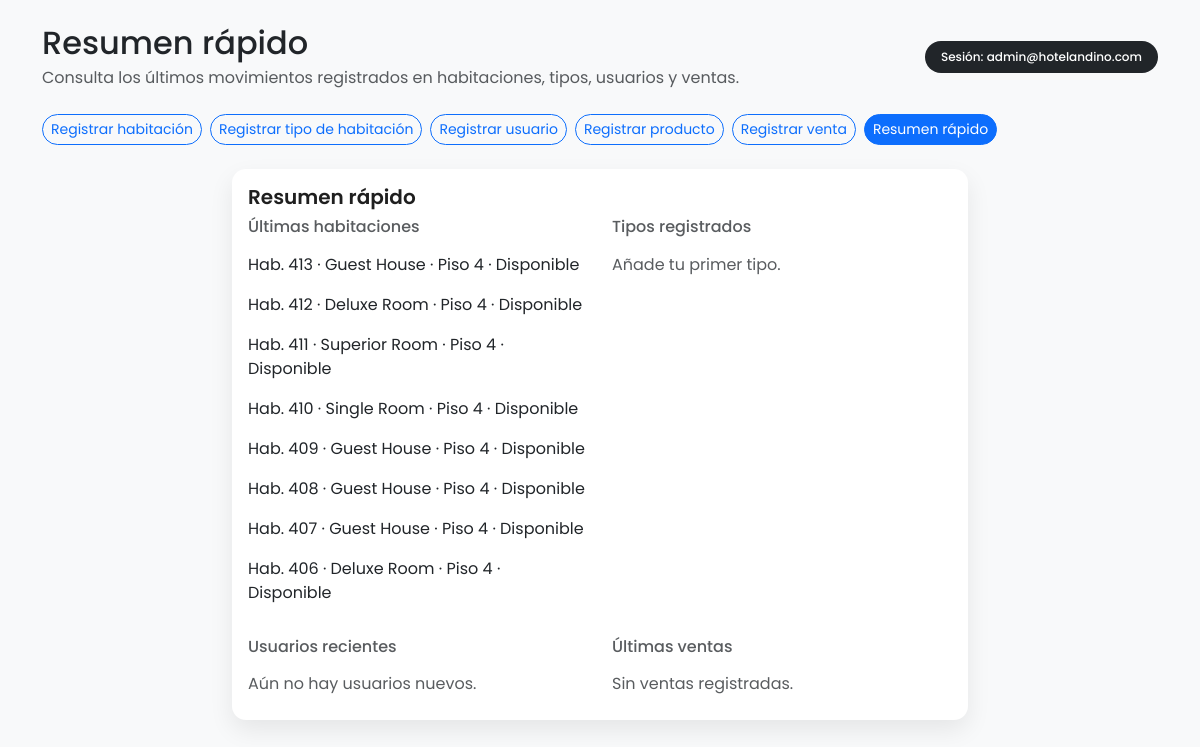
The page /admin/records.php (signed in) on the database as committed earlier.
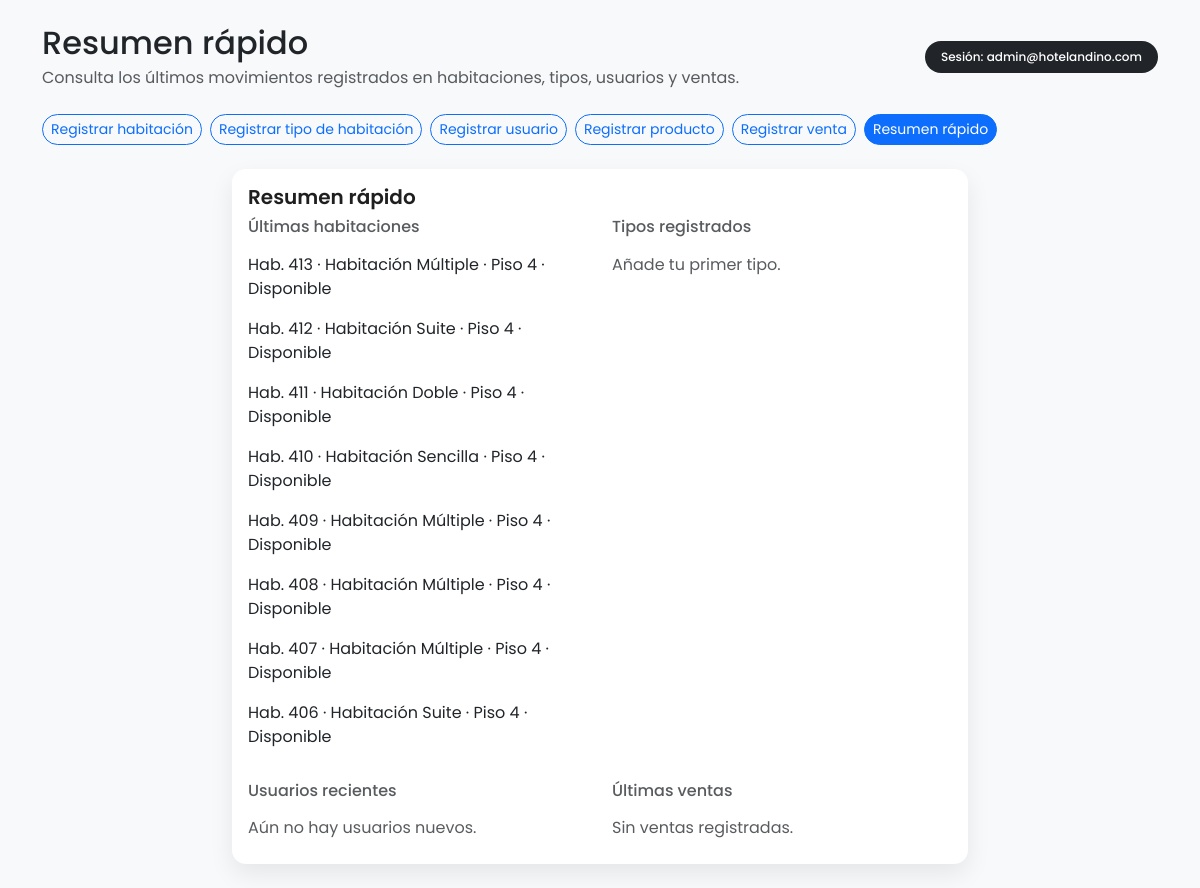
The same page on the database as committed later.
### tables this page shows
CREATE TABLE `room` (
  `id` INT NOT NULL AUTO_INCREMENT,
  `floor` TINYINT NOT NULL,                  
  `room_number` VARCHAR(10) NOT NULL,        
  `type` VARCHAR(50) NOT NULL,
  `bedding` VARCHAR(50) NOT NULL,
  `status` ENUM('Disponible','Reservada','Limpieza','Ocupada') NOT NULL DEFAULT 'Disponible',
  PRIMARY KEY (`id`),
  UNIQUE KEY `uniq_room_number` (`room_number`),
  KEY `idx_room_floor` (`floor`),
  KEY `idx_room_status` (`status`)
);

### admin/records.php (the view, shortened to what the changed rows need)
<?php
include '../config.php';
mysqli_query($conn, "ALTER TABLE room MODIFY status ENUM('Disponible','Reservada','Limpieza','Ocupada') NOT NULL DEFAULT 'Disponible'");
mysqli_query($conn, "CREATE TABLE IF NOT EXISTS room_types (
    id INT NOT NULL AUTO_INCREMENT PRIMARY KEY,
    name VARCHAR(80) NOT NULL UNIQUE,
    description TEXT NULL,
    created_at DATETIME NOT NULL DEFAULT CURRENT_TIMESTAMP
) ENGINE=InnoDB DEFAULT CHARSET=utf8mb4 COLLATE=utf8mb4_unicode_ci");
mysqli_query($conn, "CREATE TABLE IF NOT EXISTS products (
    id INT NOT NULL AUTO_INCREMENT PRIMARY KEY,
    name VARCHAR(120) NOT NULL UNIQUE,
    price DECIMAL(10,2) NOT NULL DEFAULT 0,
    created_at DATETIME NOT NULL DEFAULT CURRENT_TIMESTAMP
) ENGINE=InnoDB DEFAULT CHARSET=utf8mb4 COLLATE=utf8mb4_unicode_ci");
mysqli_query($conn, "CREATE TABLE IF NOT EXISTS sales (
    id INT NOT NULL AUTO_INCREMENT PRIMARY KEY,
    product_id INT NULL,
    details VARCHAR(190) NULL,
    quantity INT NOT NULL DEFAULT 1,
    total DECIMAL(10,2) NOT NULL DEFAULT 0,
    sold_at DATETIME NOT NULL DEFAULT CURRENT_TIMESTAMP,
    CONSTRAINT fk_sales_product FOREIGN KEY (product_id) REFERENCES products(id) ON DELETE SET NULL ON UPDATE CASCADE
) ENGINE=InnoDB DEFAULT CHARSET=utf8mb4 COLLATE=utf8mb4_unicode_ci");
$views = [
    'rooms'      => 'Registrar habitación',
    'room-types' => 'Registrar tipo de habitación',
    'users'      => 'Registrar usuario',
    'products'   => 'Registrar producto',
    'sales'      => 'Registrar venta',
    'summary'    => 'Resumen rápido',
];
$view = $_GET['view'] ?? 'summary';
$roomTypes = [];
$recentRooms = $recentTypes = $recentUsers = $recentSales = null;
if ($view === 'summary') {
    $recentRooms = mysqli_query($conn, 'SELECT room_number, type, status, floor FROM room ORDER BY id DESC LIMIT 8');
}
?>
<!DOCTYPE html>
<html lang="es">
<head>
    <link href="https://cdn.jsdelivr.net/npm/bootstrap@5.3.2/dist/css/bootstrap.min.css" rel="stylesheet">
    <link rel="stylesheet" href="css/records.css">
</head>
<body class="bg-light">
    <div class="container py-4">
        <div class="d-flex flex-column flex-md-row justify-content-between align-items-md-center mb-4 gap-3">
            <div>
                <h2 class="mb-1"><?php echo $views[$view]; ?></h2>
            </div>
        </div>
        <?php if ($view === 'rooms'): ?>
            <div class="row justify-content-center">
                <div class="col-lg-8 col-xl-6">
                    <div class="card shadow-sm">
                        <div class="card-body">
                            <h5 class="card-title">Registrar habitación</h5>
                            <form method="post" class="row g-3">
                                <input type="hidden" name="action" value="create_room">
                                <input type="hidden" name="view" value="rooms">
                                <div class="col-md-4">
                                    <label for="room_floor" class="form-label">Piso</label>
                                    <select id="room_floor" name="floor" class="form-select">
                                        <?php for ($i = 1; $i <= 6; $i++): ?>
                                            <option value="<?php echo $i; ?>"><?php echo $i; ?></option>
                                        <?php endfor; ?>
                                    </select>
                                </div>
                                <div class="col-md-4">
                                    <label for="room_number" class="form-label">Número</label>
                                    <input type="text" name="room_number" id="room_number" class="form-control" placeholder="301" required>
                                </div>
                                <div class="col-md-4">
                                    <label for="room_status" class="form-label">Estado</label>
                                    <select name="status" id="room_status" class="form-select">
                                        <option value="Disponible">Disponible</option>
                                        <option value="Reservada">Reservada</option>
                                        <option value="Limpieza">Limpieza</option>
                                        <option value="Ocupada">Ocupada</option>
                                    </select>
                                </div>
                                <div class="col-md-6">
                                    <label for="room_type" class="form-label">Tipo de habitación</label>
                                    <input list="room_type_list" name="room_type" id="room_type" class="form-control" placeholder="Habitación Suite" required>
                                    <datalist id="room_type_list">
                                        <?php foreach ($roomTypes as $type): ?>
                                            <option value="<?php echo htmlspecialchars($type['name']); ?>"></option>
                                        <?php endforeach; ?>
                                    </datalist>
                                </div>
                                <div class="col-md-6">
                                    <label for="room_bedding" class="form-label">Capacidad</label>
                                    <select name="bedding" id="room_bedding" class="form-select" required>
                                        <option value="">Selecciona una opción</option>
                                        <option value="1 cliente">1 cliente</option>
                                        <option value="2 clientes">2 clientes</option>
                                        <option value="3 clientes">3 clientes</option>
                                        <option value="4 clientes">4 clientes</option>
                                    </select>
                                </div>
                                <div class="col-12">
                                    <button type="submit" class="btn btn-primary">Guardar habitación</button>
                                </div>
                            </form>
                        </div>
                    </div>
                </div>
            </div>
        <?php else: ?>
            <div class="row justify-content-center">
                <div class="col-lg-10 col-xl-8">
                    <div class="card shadow-sm">
                        <div class="card-body">
                            <div class="row g-4">
                                <div class="col-md-6">
                                    <ul class="list-group list-group-flush">
                                        <?php if ($recentRooms && mysqli_num_rows($recentRooms) > 0): ?>
                                            <?php while ($room = mysqli_fetch_assoc($recentRooms)): ?>
                                                <li class="list-group-item">
                                                    Hab. <?php echo htmlspecialchars($room['room_number']); ?> · <?php echo htmlspecialchars($room['type']); ?> · Piso <?php echo (int)$room['floor']; ?> · <?php echo htmlspecialchars($room['status']); ?>
                                                </li>
                                            <?php endwhile; ?>
                                        <?php else: ?>
                                            <li class="list-group-item text-muted">Sin registros recientes.</li>
                                        <?php endif; ?>
                                    </ul>
                                </div>
                            </div>
                        </div>
                    </div>
                </div>
            </div>
        <?php endif; ?>
    </div>
</body>
</html>

Rows that differ between the two databases and show on the page:
changed room (number 1 of 8 on the later page): type "Guest House" → "Habitación Múltiple"
changed room (number 2 of 8 on the later page): type "Deluxe Room" → "Habitación Suite"
changed room: type "Superior Room" → "Habitación Doble"
changed room: type "Single Room" → "Habitación Sencilla"
changed room (number 5 of 8 on the later page): type "Guest House" → "Habitación Múltiple"
changed room (number 6 of 8 on the later page): type "Guest House" → "Habitación Múltiple"
changed room (number 7 of 8 on the later page): type "Guest House" → "Habitación Múltiple"
changed room (number 8 of 8 on the later page): type "Deluxe Room" → "Habitación Suite"
